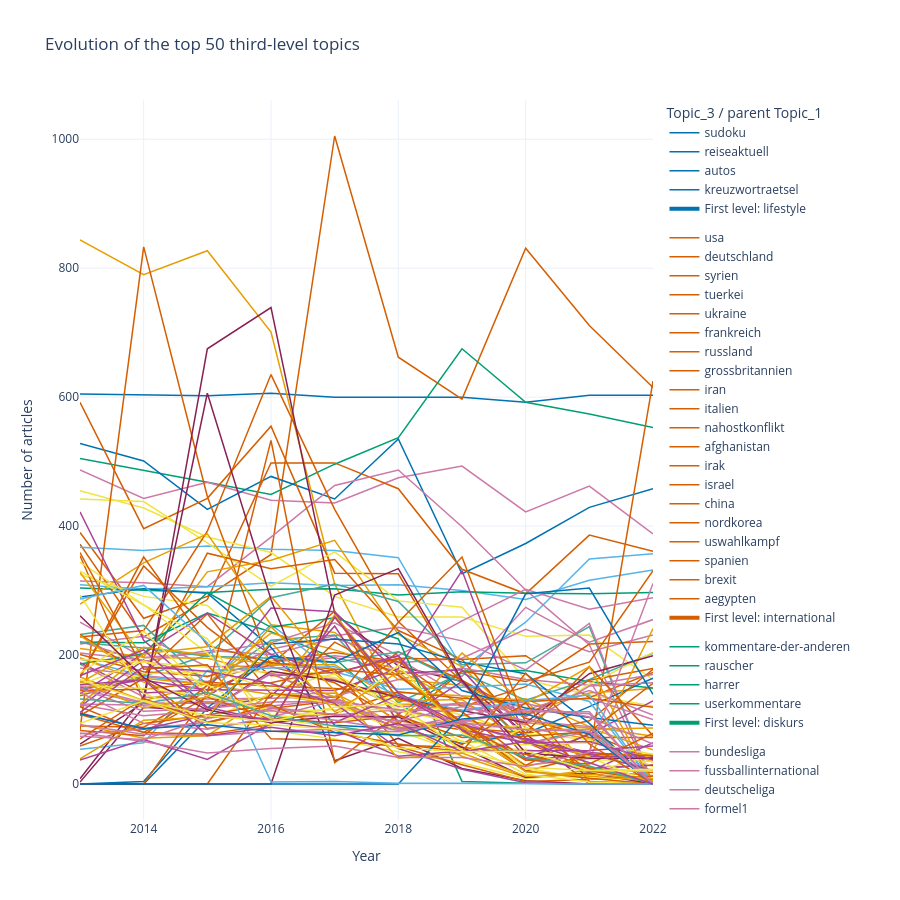

Source (notebook cell):
### Code cell
parent_topics = yearly_top50_topic3["Topic_1"].drop_duplicates().tolist()
parent_palette = [
    "#0072B2", "#D55E00", "#009E73", "#CC79A7", "#E69F00",
    "#56B4E9", "#F0E442", "#882255", "#44AA99", "#AA4499",
]
parent_colors = {
    parent: parent_palette[index % len(parent_palette)]
    for index, parent in enumerate(parent_topics)
}

fig = go.Figure()
for topic3 in top50_topic3:
    series = yearly_top50_topic3.loc[yearly_top50_topic3["Topic_3"].eq(topic3)]
    parent = topic3_parent[topic3]
    fig.add_trace(
        go.Scatter(
            x=series["Year"],
            y=series["Articles"],
            mode="lines",
            name=topic3,
            legendgroup=parent,
            line={"color": parent_colors[parent], "width": 1.5},
            hovertemplate=(
                "%{x}: %{y:,} articles<extra>"
                + topic3
                + " ("
                + parent
                + ")</extra>"
            ),
            showlegend=True,
        )
    )

for parent, color in parent_colors.items():
    fig.add_trace(
        go.Scatter(
            x=[None],
            y=[None],
            mode="lines",
            line={"color": color, "width": 4},
            name=f"First level: {parent}",
            legendgroup=parent,
            showlegend=True,
        )
    )

fig.update_layout(
    title="Evolution of the top 50 third-level topics",
    xaxis_title="Year",
    yaxis_title="Number of articles",
    hovermode="x unified",
    template="plotly_white",
    height=900,
    legend_title="Topic_3 / parent Topic_1",
)
fig.show()
